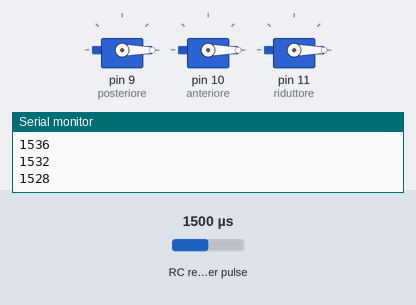
This sketch was run on a simulated Arduino Uno, built with avr-gcc and run on an emulated ATmega328P. On the bench: 3 × servo, the last lines printed to the serial monitor. Wiring (inferred from the names in the program): RC receiver channel: data pin 2. The inputs (shaded band) are chosen by the test bench; at power-on: RC receiver pulse 1500 µs.

Above: at 1.2 s.
1.3 s: RC receiver pulse (sensor on pin 2) set to 1020 µs
At 2.2 s:
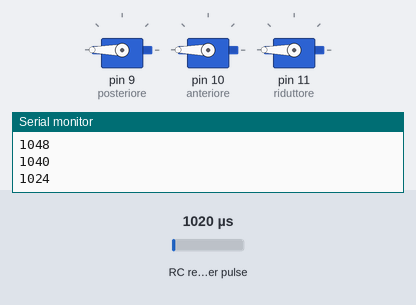
2.8 s: RC receiver pulse (sensor on pin 2) set to 1158 µs
5.4 s: RC receiver pulse (sensor on pin 2) set to 1181 µs
At 6.6 s:
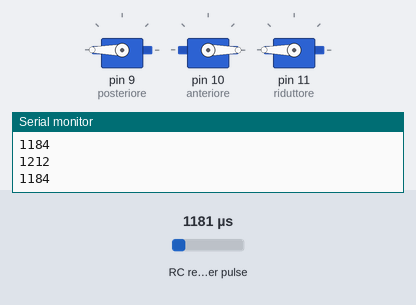
6.9 s: RC receiver pulse (sensor on pin 2) set to 1339 µs
9.1 s: RC receiver pulse (sensor on pin 2) set to 1368 µs
At 9.6 s:
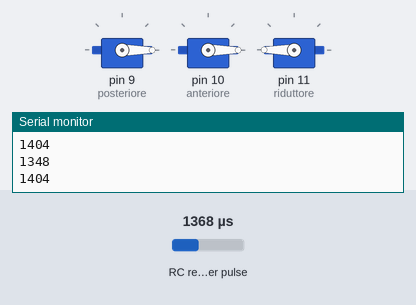
10.6 s: RC receiver pulse (sensor on pin 2) set to 1250 µs
At 11.7 s:
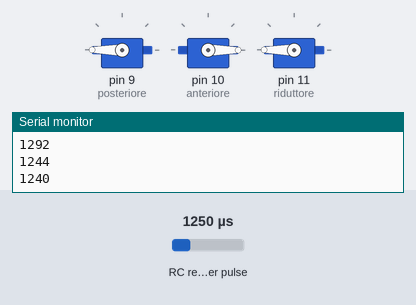
Timing chart, 0 to 13.1 s (numbered marks = the images above; inputs shaded):
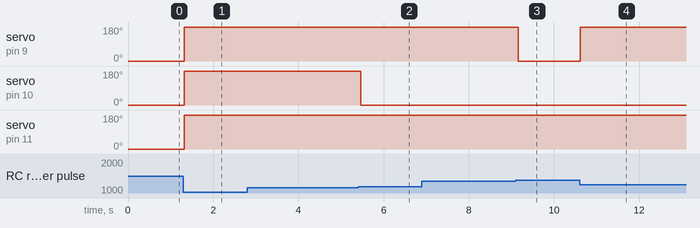

The sketch:

TraxxasMod.ino
```cpp
#include <Servo.h>

#define THROTTLE_SIGNAL_IN 0 // INTERRUPT 0 = DIGITAL PIN 2 - use the interrupt number in attachInterrupt
#define THROTTLE_SIGNAL_IN_PIN 2 // INTERRUPT 0 = DIGITAL PIN 2 - use the PIN number in digitalRead

#define NEUTRAL_THROTTLE 1500 // this is the duration in microseconds of neutral throttle on an electric RC Car

volatile int nThrottleIn = NEUTRAL_THROTTLE; // volatile, we set this in the Interrupt and read it in loop so it must be declared volatile
volatile unsigned long ulStartPeriod = 0; // set in the interrupt
volatile boolean bNewThrottleSignal = false; // set in the interrupt and read in the loop
// we could use nThrottleIn = 0 in loop instead of a separate variable, but using bNewThrottleSignal to indicate we have a new signal
// is clearer for this first example

Servo posteriore;
Servo anteriore;
Servo riduttore;

void setup()
{
  // tell the Arduino we want the function calcInput to be called whenever INT0 (digital pin 2) changes from HIGH to LOW or LOW to HIGH
  // catching these changes will allow us to calculate how long the input pulse is
  attachInterrupt(THROTTLE_SIGNAL_IN,calcInput,CHANGE);

  posteriore.attach(9);
  anteriore.attach(10);
  riduttore.attach(11);

  Serial.begin(9600);
}

void loop()
{
 // if a new throttle signal has been measured, lets print the value to serial, if not our code could carry on with some other processing
 if(bNewThrottleSignal)
 {

   Serial.println(nThrottleIn);

   // set this back to false when we have finished
   // with nThrottleIn, while true, calcInput will not update
   // nThrottleIn
   bNewThrottleSignal = false;
 }
traxxas();
 // other processing ...
}

void calcInput()
{
  // if the pin is high, its the start of an interrupt
  if(digitalRead(THROTTLE_SIGNAL_IN_PIN) == HIGH)
  {
    // get the time using micros - when our code gets really busy this will become inaccurate, but for the current application its
    // easy to understand and works very well
    ulStartPeriod = micros();
  }
  else
  {
    // if the pin is low, its the falling edge of the pulse so now we can calculate the pulse duration by subtracting the
    // start time ulStartPeriod from the current time returned by micros()
    if(ulStartPeriod && (bNewThrottleSignal == false))
    {
      nThrottleIn = (int)(micros() - ulStartPeriod);
      ulStartPeriod = 0;

      // tell loop we have a new signal on the throttle channel
      // we will not update nThrottleIn until loop sets
      // bNewThrottleSignal back to false
      bNewThrottleSignal = true;
    }
  }
}

void traxxas()
{

  int ch3 = map(nThrottleIn,1000,2000,-100,100);


  if(ch3 > -15 && ch3 < 15)
  {
    modo_1();
  }
  else if(ch3 > 20 && ch3 < 30)
  {
    modo_2();
  }
  else if(ch3 > 40 && ch3 < 60)
  {
	modo_3();
  }
  else if(ch3 > 70)
  {
	modo_4();
  }
  else if(ch3 < -20 && ch3 > -30)
  {
	modo_5();
  }
  else if(ch3 < -40 && ch3 > -60)
  {
	modo_6();
  }
  else if(ch3 < -70)
  {
	modo_7();
  }
}
  void modo_1()
  {
    posteriore.write(0);
    anteriore.write(0);
    riduttore.write(0);
  }
void modo_2()
{
  posteriore.write(180);
  anteriore.write(0);
  riduttore.write(0);
}

void modo_3()
{
    posteriore.write(180);
    anteriore.write(180);
    riduttore.write(0);
}

void modo_4()
{
    posteriore.write(180);
    anteriore.write(180);
    riduttore.write(180);
}

void modo_5()
{
    posteriore.write(0);
    anteriore.write(0);
    riduttore.write(180);
}

void modo_6()
{
    posteriore.write(180);
    anteriore.write(0);
    riduttore.write(180);
}

void modo_7()
{
    posteriore.write(180);
    anteriore.write(180);
    riduttore.write(180);
}
```

Measured:
- the behaviour switches between 1167 and 1168 µs on RC receiver pulse (sensor on pin 2) (found by bisection; images 1 and 2)
- the behaviour switches between 1349 and 1350 µs on RC receiver pulse (sensor on pin 2) (found by bisection; images 2 and 3)
- after the input at 1.3 s, servo on pin 9 (posteriore), servo on pin 10 (anteriore), servo on pin 11 (riduttore): 0° → 180° at once
- after the input at 5.4 s, servo on pin 10 (anteriore): 180° → 0° after 0.06 s
- after the input at 9.1 s, servo on pin 9 (posteriore): 180° → 0° after 0.06 s
- after the input at 10.6 s, servo on pin 9 (posteriore): 0° → 180° at once
